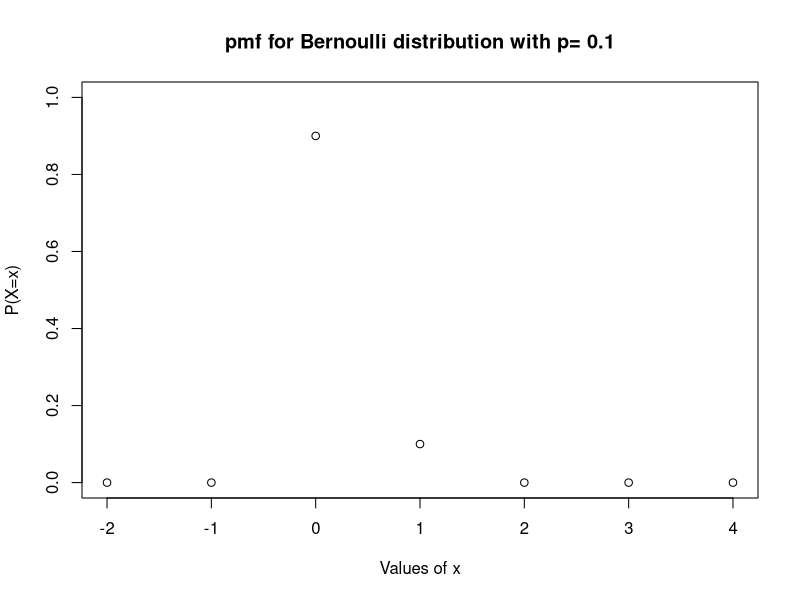
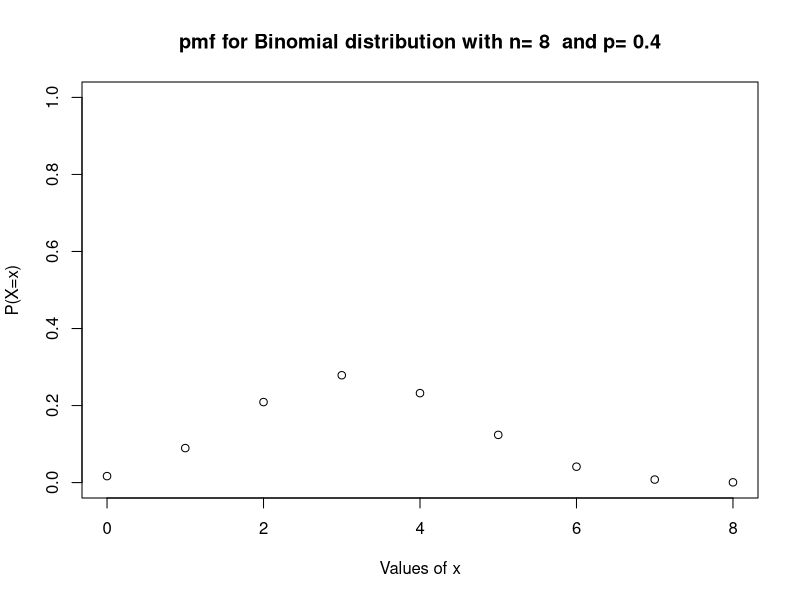
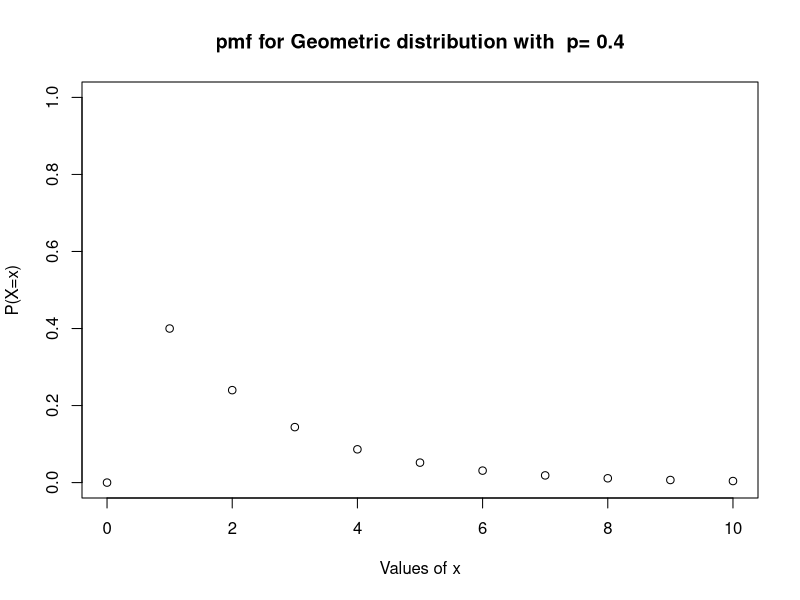
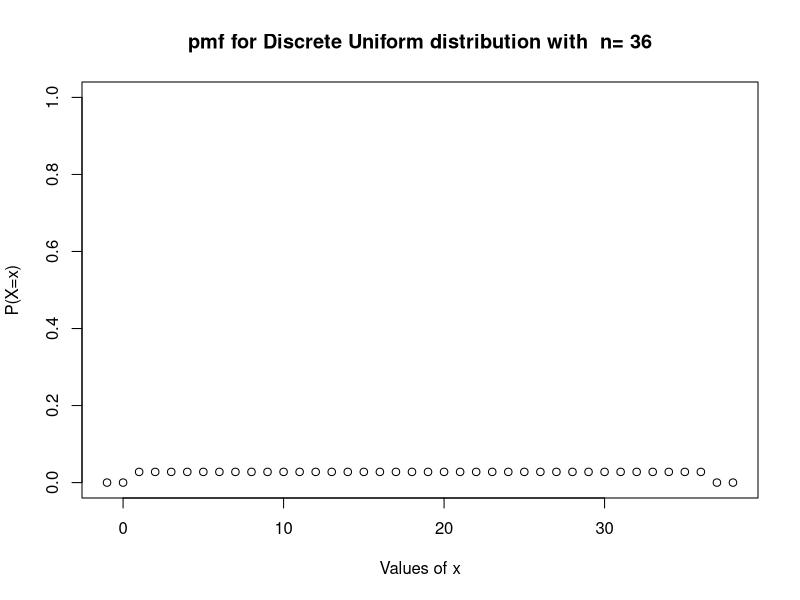
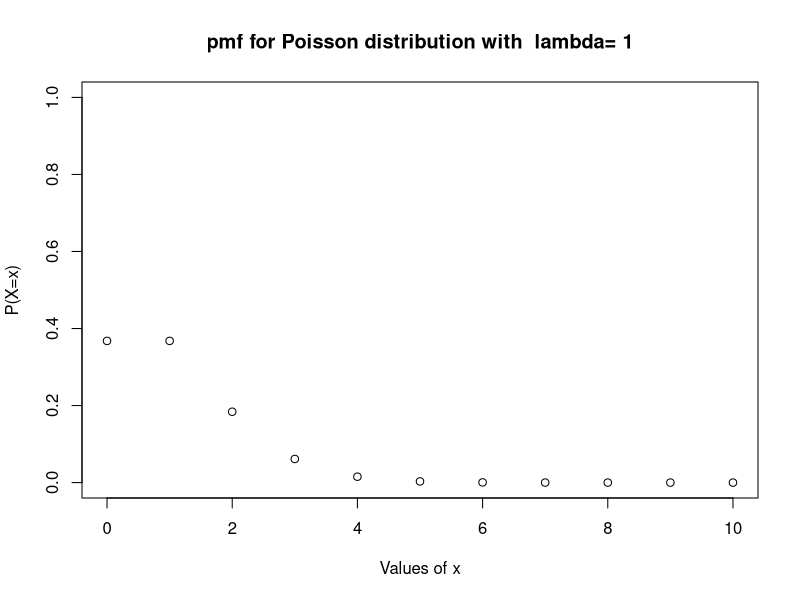
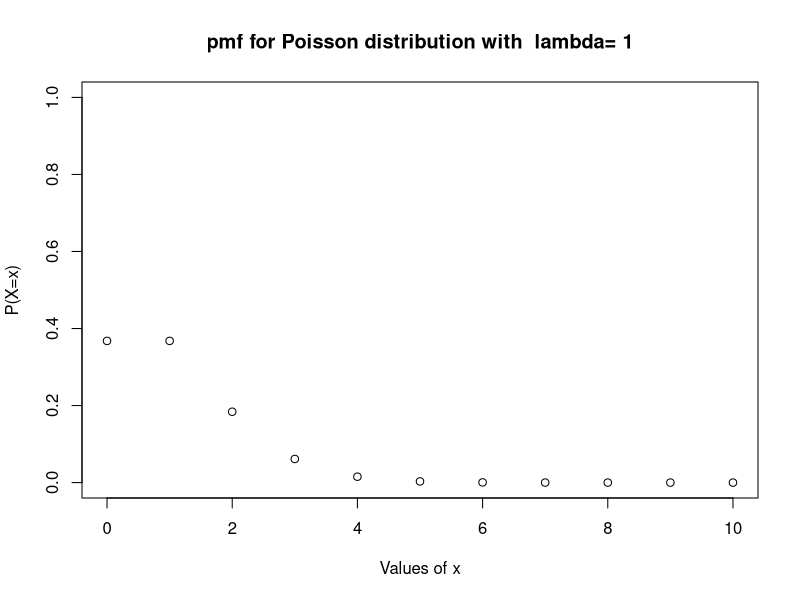
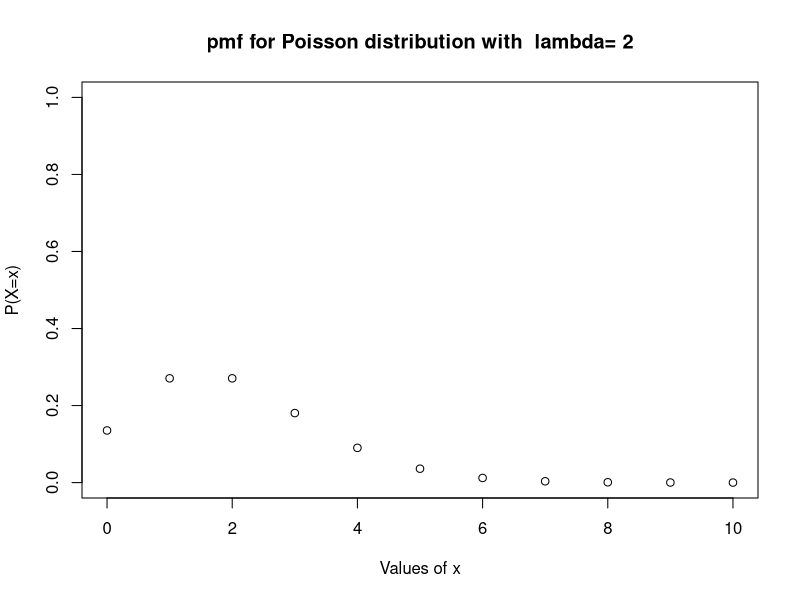

These figures' R source, in order:
### Some examples of probability mass functions

# (1) Bernoulli

p <- 0.1

dbinom(1,1,p) # P(X=1) = p 
dbinom(0,1,p) # P(X=0) = 1-p 

# here we use the fact that Bernoulli(p) 
# is the same as Binomial(n=1, p)

# "silly" values
dbinom(2,1,p) # P(X=2) = 0 
dbinom(-1,1,p) # P(X=-1) = 0
dbinom(0.5,1,p) # P(X=0.5) = 0

#Plot of the mass function

# values
xseq <- -2:4  # including values other than 0 and 1 
# is unnecessary
yseq <- dbinom(xseq,1,p)
plot(xseq,yseq,xlab="Values of x",ylim=c(0,1), ylab="P(X=x)",main=paste("pmf for Bernoulli distribution with p=",p))


# (2) Binomial distribution

p <- 0.4
n <- 8

dbinom(8,n,p) # P(X=8) = p^n
## let's check:
p^n

dbinom(0,n,p) # P(X=0) = (1-p)^n
# check:
(1-p)^n

xseq <- 0:n

yseq <- dbinom(xseq,n,p) 
sum(yseq) # check

#Plot of the mass function

plot(xseq,yseq,xlab="Values of x",ylim=c(0,1), ylab="P(X=x)",main=paste("pmf for Binomial distribution with n=",n," and p=",p))

# (3) Geometric distribution

p <- 0.4

## R defines the Geometric distribution 
## slightly differently from Goldberger and lecture notes
## In R it is the number of tosses *before* the first head
## whereas Goldberger and others define it as the number
## of tosses up to *and including* the first head.

## we address this by defining our own function:
dmygeom <- function(x,p){dgeom(x-1,p)}

dmygeom(1,p) # P(X=1) = p
#check:
p

dmygeom(2,p) # P(X=1) = p(1-p)
# check:
p*(1-p)


xseq <- 0:10  # 10 is arbitrary here
yseq <- dmygeom(xseq,p) 
sum(yseq) # Why is this < 1?

#Plot of the mass function

plot(xseq,yseq,xlab="Values of x",ylim=c(0,1), ylab="P(X=x)",main=paste("pmf for Geometric distribution with  p=",p))



# (4) Discrete Uniform

## R doesn't have a function for this. 
## Let's build our own:

# First attempt:
ddiscunif <- function(x,n){1/n}
#
ddiscunif(1,5)
ddiscunif(2,5)
# looks ok so far... but
ddiscunif(6,5) # not so good : should be 0
ddiscunif(-1,5) # not so good : should be 0

# second attempt
ddiscunif <- function(x,n){
  sum(rep(x,n)==(1:n))/n
}
# How does this work?

#
ddiscunif(1,5)
ddiscunif(2,5)
# looks ok so far
ddiscunif(6,5) # better
ddiscunif(-1,5) # better

# but... what about if we feed in a vector:
ddiscunif(c(0,1,2),5)
# not so good. 
# we want 0, 0.2,0.2

# third attempt:
# safe for all inputs and can take vectors

ddiscunif <- function(x,n){
  out <- rep(NA,length(x))
  for(i in 1:length(x)){
    out[i] <- sum(rep(x[i],n)==(1:n))/n
  }
  return(out)
}
## Can you see how this is working?

ddiscunif(1,5)
ddiscunif(2,5)
# looks ok so far
ddiscunif(6,5) # better
ddiscunif(-1,5) # better

# but... what about if we feed in a vector:
ddiscunif(c(0,1,2),5)

### Best approach using
### built "%in%" function (due to Danping)

ddiscunif <- function(x,n){
  index <- x%in%(1:n)
  # match each element of x in the set {1,2,...,n}
  # return logical values, i.e. TRUE or FALSE.
  out <- rep(0, length(x))
  out[index] <- 1/n
  # "legitimate" points of x receive the point mass 1, others get 0.
  return(out)
}


n <- 36
xseq <- -1:38
yseq <- ddiscunif(xseq,n)

plot(xseq,yseq,xlab="Values of x",ylim=c(0,1), ylab="P(X=x)",main=paste("pmf for Discrete Uniform distribution with  n=",n))

# (5) Poisson Distribution

lambda <- 1

dpois(0,lambda)
# check:
lambda^0*exp(-lambda)/factorial(0)

dpois(1,lambda)
# check:
lambda^1*exp(-lambda)/factorial(1)

## Why is this the same? (Hint - try a different lambda)

dpois(2,lambda)
# check:
lambda^2*exp(-lambda)/factorial(2)

## Some silly values:
dpois(-1,lambda)
dpois(1.5,lambda) # gives a warning



xseq <- 0:10
yseq <- dpois(xseq,lambda)
sum(yseq)
## Is it really 1?
sum(yseq)-1  # How do we explain this? Rounding error

options(digits=15) #This increases the number of digits printed
sum(yseq)

plot(xseq,yseq,xlab="Values of x",ylim=c(0,1), ylab="P(X=x)",main=paste("pmf for Poisson distribution with  lambda=",lambda))

# Try some other lambdas:
lambda <- 1

xseq <- 0:10
yseq <- dpois(xseq,lambda)
plot(xseq,yseq,xlab="Values of x",ylim=c(0,1), ylab="P(X=x)",main=paste("pmf for Poisson distribution with  lambda=",lambda))


lambda <- 2

xseq <- 0:10
yseq <- dpois(xseq,lambda)
plot(xseq,yseq,xlab="Values of x",ylim=c(0,1), ylab="P(X=x)",main=paste("pmf for Poisson distribution with  lambda=",lambda))